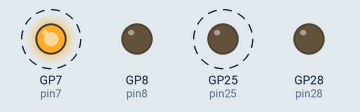
The program below on a simulated Raspberry Pi Pico running MicroPython. Shown: output pins drawn as LEDs (lit = HIGH). Dashed ring = blinking.

Above: at 0.5 s.
Timing chart, 0 to 3.0 s (numbered marks = the images above):
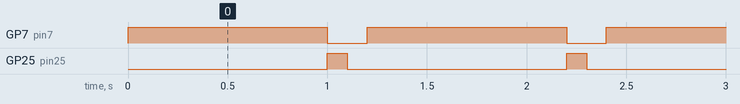

The program:

ledblinking.py
```python
import machine
import time
pin28 = machine.Pin(28, machine.Pin.OUT)
pin25 = machine.Pin(25, machine.Pin.OUT)
pin8 = machine.Pin(8, machine.Pin.OUT)
pin7 = machine.Pin(7, machine.Pin.OUT)
while True:
   pin7.on()
   time.sleep(1)
   pin7.off()
   pin25.on()
   time.sleep(0.1)
   pin25.off()
   time.sleep(0.1)
```

Measured:
- by itself, GP7 (pin7): alternates HIGH for 1.0 s and LOW for 0.20 s
- by itself, GP25 (pin25): alternates HIGH for 0.10 s and LOW for 1.1 s
- by itself, everything shown: repeats every 1.2 s, in 3 steps
